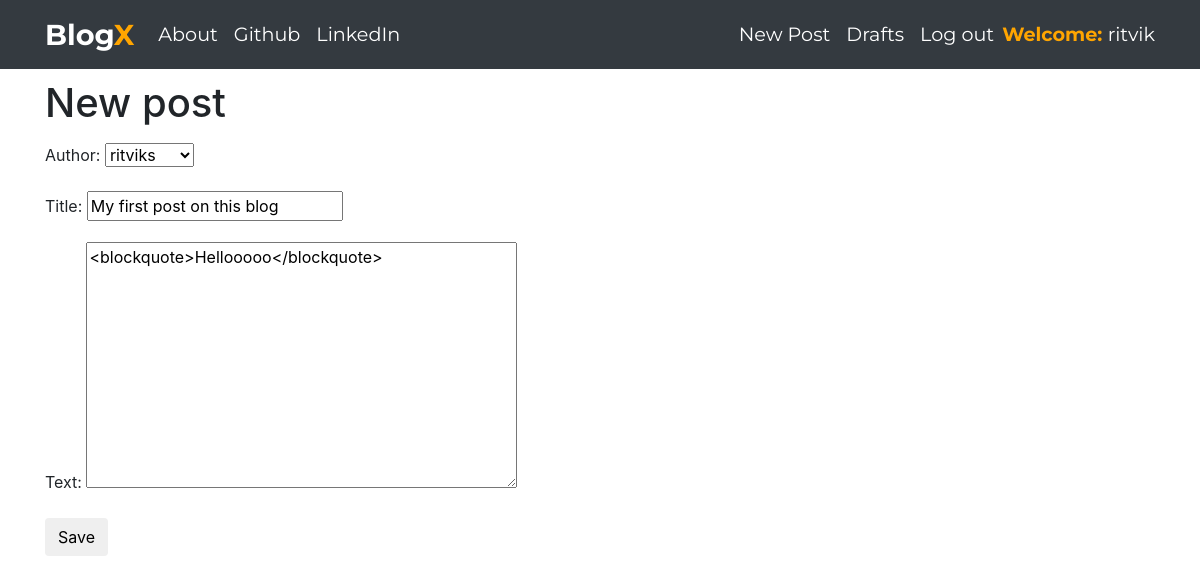
The app's page /post/4/edit/ (signed in) with its own data.
### blog/models.py (models this page shows, shortened)
class Post(models.Model):
    author = models.ForeignKey('auth.User',on_delete=models.CASCADE)
    title = models.CharField(max_length=200)
    text = RichTextField(blank=True,null=True)
    created_date = models.DateTimeField(default=timezone.now)
    published_date = models.DateTimeField(blank=True, null=True)

### blog/views.py (the view)
# urls.py: path('post/<int:pk>/edit/', views.PostUpdateView.as_view(), name='post_edit'),
class PostUpdateView(LoginRequiredMixin,UpdateView):
    login_url = '/login/'
    redirect_field_name = 'myblog/post_detail.html'
    form_class = PostForm
    model = Post

### blog/forms.py
class PostForm(forms.ModelForm):
    class Meta:
        model = Post
        fields = ('author','title', 'text',)
        widgets = {
            'title': forms.TextInput(attrs={'class': 'textinputclass'}),
        }

### blog/templates/blog/post_form.html (shortened to what this page needs)
{% extends 'blog/base.html' %}
{% block content %}
    <h1>New post</h1>
    <form method="POST" class="post-form">
    {{form.as_p}}
    <button type="submit" class="save btn btn-default">Save</button>
    </form>
{% endblock %}

### blog/templates/blog/base.html (shortened to what this page needs)
<!DOCTYPE html>
{% load static %}
<html>
  <head>
    <link rel="stylesheet" href="https://stackpath.bootstrapcdn.com/bootstrap/4.1.3/css/bootstrap.min.css"
>
    <link href="https://maxcdn.bootstrapcdn.com/font-awesome/4.7.0/css/font-awesome.min.css" rel="stylesheet">
    <link rel="stylesheet" href="{% static 'css1/blog1.css' %}">
  </head>
  <body class='loader'>
    <nav class="navbar navbar-expand-lg bg-dark techfont">
      <div class="container">
        <div class="navbar-nav align-items-center">
          <a class="navbar-brand bigbrand" href="{% url 'post_list' %}"><b>Blog<span style='color:orange'>X</span>
          </b></a>
          <a class="nav-item nav-link changeit" href="{% url 'about' %}">About</a>
          <a class="nav-item nav-link changeit" href="https://www.github.com">Github</a>
          <a class="nav-item nav-link changeit" href="https://www.linkedin.com">LinkedIn</a>
        </div>
        <div class="navbar-nav align-items-center ml-auto">
          {% if user.is_authenticated %}
            <a class="nav-item nav-link changeit" href="{% url 'post_new' %}">New Post</a>
            <a class="nav-item nav-link changeit" href="{% url 'post_draft_list' %}">Drafts</a>
            <a class="nav-item nav-link changeit" href="{% url 'logout' %}">Log out</a>
            <a><span style='color:orange'><b>Welcome: </b></span>{{ user.username }}</a>
          {% else %}
            <a class="nav-item nav-link changeit" href="{% url 'login' %}" aria-label="Login">
              <span class="fa fa-user" style="color:orange" aria-hidden="true"></span></a>
          {% endif %}
        </div>
      </div>
    </nav>
      <div class="content container">
        <div class="row">
          <div class="col-md-12">
            <div class="blog_posts">
              {% block content %}
              {% endblock %}
            </div>
          </div>
        </div>
      </div>
    </body>
</html>

### blog/static/css1/blog1.css (style rules this page uses)
.techfont { font-family: 'Montserrat', sans-serif; font-size: 1.2em; margin-bottom: 10px; color: white; }
.bigbrand { font-size: 1.5em; color: white; }
.changeit { color:white; }

### records on screen
Post: author "ritviks", title "My first post on this blog", text "<blockquote>Hellooooo</blockquote>"

### other values on screen
{{ user.username }} "ritvik"
